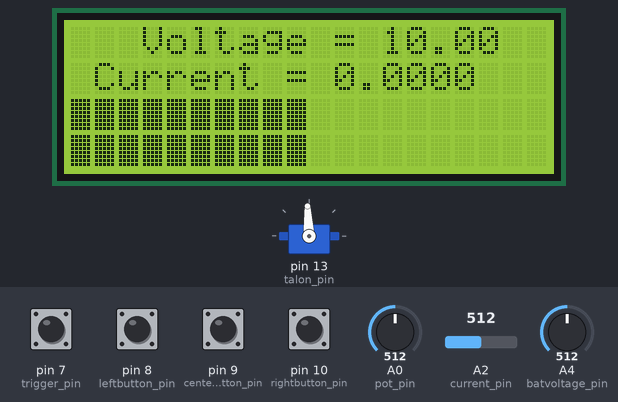
This sketch was run on a simulated Arduino Nano, built with avr-gcc and run on an emulated ATmega328P. Shown: servo, 20×4 character LCD. Inputs (shaded band) come from the test bench; at power-on: pin 7 (trigger_pin), pin 8 (leftbutton_pin), pin 9 (centerbutton_pin), pin 10 (rightbutton_pin) HIGH, A0 (pot_pin) = 512, A2 (current_pin) = 512, A4 (batvoltage_pin) = 512. What the sketch prints to the serial monitor is not drawn.

Above: at 1.2 s.
1.3 s: A0 (pot_pin) set to 716
At 2.5 s:
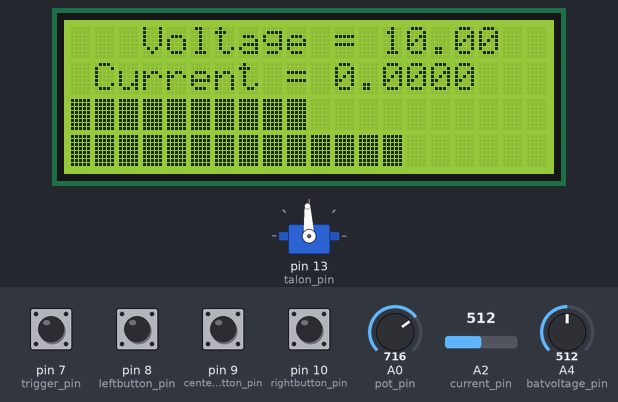
2.8 s: pin 7 (trigger_pin) pulled LOW for 1 s
At 3.59 s:
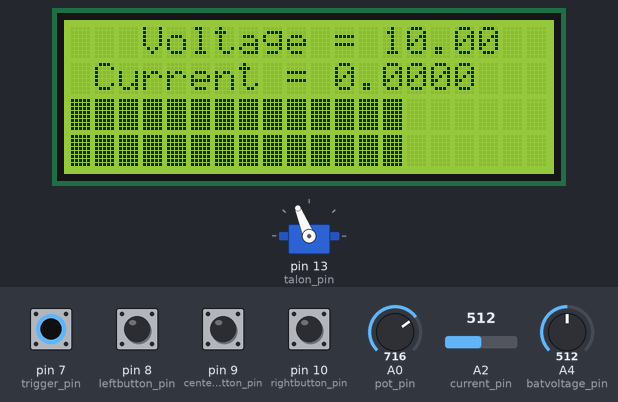
5.8 s: A0 (pot_pin) set to 900
At 7.0 s:
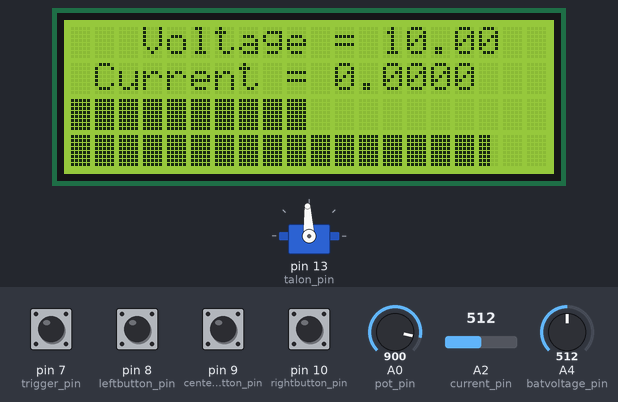
7.3 s: pin 7 (trigger_pin) pulled LOW for 1 s
At 8.43 s:
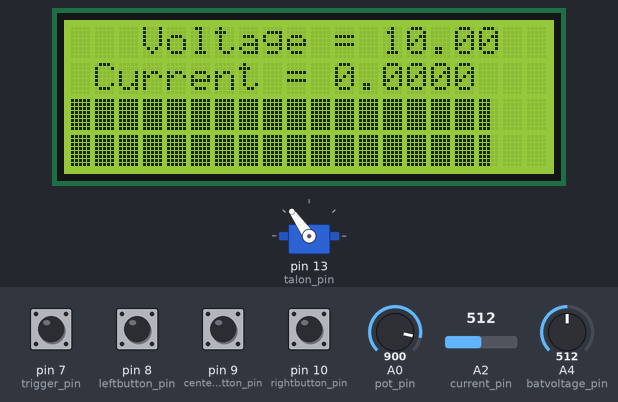
8.9 s: pin 7 (trigger_pin) pulled LOW for 0.15 s
At 9.37 s:
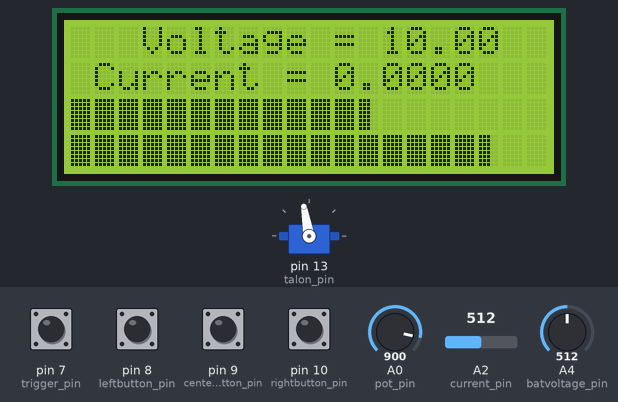
11.0 s: A0 (pot_pin) set to 0
At 12.1 s:
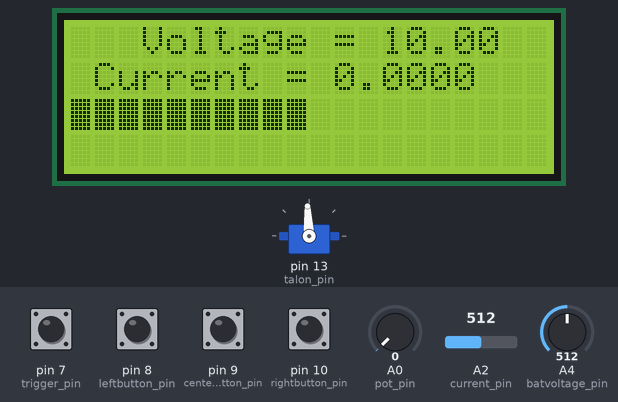
Timing chart, 0 to 13.5 s (numbered marks = the images above; inputs shaded):
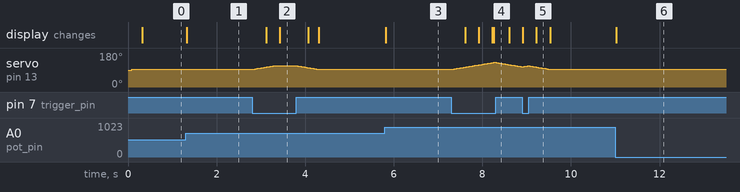

The sketch:

BombSquad_Motor_Tester.ino
```cpp
/* BombSquad Motor Tester
 *
 *  This program reads a potentiometer and runs a Victor or Talon motor controller from full
 *  forward to full reverse using PWM.  This program uses the servo library.  Since these
 *  motor controllers don't usepwm from 0 to 255 like servo, the range is
 *  modified to go from 1000 to 2000 with 1500 being neutral.  Adjustments must be made to
 *  the "map" function to calibrate the pot to the full range of the motor controller. There
 *  is also voltage and current monitoring for power display.
*/

//-------------------------------------------------------------------------------------------------------
#include <Servo.h>
#include <LiquidCrystal.h>
#include <LcdBarGraph.h>
//-------------------------------------------------------------------------------------------------------
const int talon_pin = 13;
const int trigger_pin = 7;
const int leftbutton_pin = 8;
const int centerbutton_pin = 9;
const int rightbutton_pin = 10;
const int pot_pin = A0;
const int current_pin = A2;
const int batvoltage_pin = A4;


Servo talon;                                   // declare servo object to control the victor

int potvalue = 0;                               // initiate "potvalue" as a variable
int mappedpotvalue = 0;
int displaypotvalue = 0;
int bargraphvalue = 0;
int bargraphvalue2 = 0;
int voltageval = 0;
float tmpv_value = 0;
float voltage = 0.0;
float dispvoltage = 0.0;
int tmpcval = 512;
float current = 0.0;
float dispcurrent = 0.0;
float power = 0;
int throttle = 1500;
int trigger = 1;
int dispbutton1 = 0;
int dispbutton2 = 0;
int dispbutton3 = 0;
int rate_accel = 5;
int accel_inc = 5;
int rate_decel = 5;
int decel_inc = 5;

const int rs = 12, en = 11, d4 = 5, d5 = 4, d6 = 3, d7 = 2;
LiquidCrystal lcd(rs, en, d4, d5, d6, d7);
byte lcdNumCols = 20;                            // number of columns in the LCD

LcdBarGraph lbg1(&lcd, 20, 0, 2);
LcdBarGraph lbg0(&lcd, 20, 0, 3);                 // creating bar graph instance, format is (&lcd, lcdNumCols, start X, start Y). So (&lcd, 16, 0, 1) would set the bargraph length to 16 columns and start the bargraph at column 0 on row 1.

byte PWM_PIN = 6;

int pwm_value;

const int numReadings = 20;               // the number of points to average
int readings[numReadings];                 // the readings from the analog input
int readIndex = 0;                         // the index of the current reading
int total = 0;                             // the running total
int avg_cur = 0;                           // the average

byte adjPWM = 5;                           // increment of adjustment
unsigned long changeIntervalMillis = 10;
unsigned long prevChangeMillis = 0;

int motorPWM=1500;

//-------------------------------------------------------------------------------------------------------
void setup() {                                    // put your setup code here, to run once:
  talon.attach(talon_pin);                              // attaches the servo on pin 9 to the servo object
  Serial.begin(115200);                             // initialize serial communications at 9600 bps:
  lcd.begin(20, 4);                               // set up the LCD's number of columns and rows:
  lcd.clear();
  pinMode(trigger_pin, INPUT_PULLUP);
  pinMode(leftbutton_pin, INPUT_PULLUP);
  pinMode(centerbutton_pin, INPUT_PULLUP);
  pinMode(rightbutton_pin, INPUT_PULLUP);
  pinMode(PWM_PIN, INPUT);
  for (int thisReading = 0; thisReading < numReadings; thisReading++) // this starts the array out
  {readings[thisReading] = 0;                                         // with a fresh set of zeros
  }
}

//-------------------------------------------------------------------------------------------------------

void loop() {
    lcdprint();                                   // This loop prints info to the 20 x 4 LCD
	serprint();                                   // This loop transmits debugging data to the serial port
	read_pot();                                   // This loop reads the potentiometer
    read_buttons();                               // This loops read all the buttons
	map_pot();                                    // This loop reads the input from the pot
	drive_pwm_smooth();                           // This loop sends PWM to the speed controller with acc/dec funtions
    cvpmont();                                    // This loop reads the voltage and current circuits and calculates power
    //PWMdetect();                                // This loop reads the PWM from D6 for testing/debugging(slows the program down badly)
}

void lcdprint() {
  lcd.setCursor(3,0);
  lcd.print("Voltage = ");
  lcd.setCursor(13,0);
  lcd.print(dispvoltage);
  //lcd.setCursor(14,1);
  //lcd.print(" ");
  lcd.setCursor(1,1);
  lcd.print("Current = ");
  lcd.setCursor(11,1);
  lcd.print(dispcurrent);
  //lcd.setCursor(5,2);
  //lcd.print("PWM = ");
  //lcd.setCursor(11,2);
  //lcd.print(motorPWM);
  lbg1.drawValue(bargraphvalue2, 1000);  // output
  lbg0.drawValue(bargraphvalue, 1000);   // setpoint
}

void serprint() {
  Serial.print("T=");
  Serial.print(trigger);
	Serial.print(" L=");
	Serial.print(dispbutton1);
  Serial.print(" C=");
  Serial.print(dispbutton2);
	Serial.print(" R=");
	Serial.print(dispbutton3);
	Serial.print(" POT=");                         // print out the potentiometer value you read:
  Serial.print(potvalue);
	Serial.print("  Throt=");
	Serial.print(motorPWM);
  Serial.print("  MappedPotValue=");
  Serial.print(mappedpotvalue);
  Serial.print("  Batt=");
  Serial.print(voltage); Serial.print("V");
  Serial.print("  Current=");
  Serial.print(current); Serial.print("A");
	Serial.print("  rawCurrent=");
	Serial.print(tmpcval); Serial.print("A");
  Serial.print("  Power=");
  Serial.println(power); Serial.println("W");
}

void read_pot() {
  potvalue = analogRead(pot_pin);                        // read the input on analog pin 0 and write to var potvalue:
  displaypotvalue = map(potvalue, 5, 1017, 1000, 2000);
  bargraphvalue = displaypotvalue - 1000;                    //Display speed on lcd in graph form
  //float voltage = potvalue * (5.0 / 1023.0);           // Convert the analog reading (which goes from 0 - 1023) to a voltage (0 - 5V):
}

void read_buttons() {
trigger = digitalRead(trigger_pin);
dispbutton1 = digitalRead(leftbutton_pin);
dispbutton2 = digitalRead(centerbutton_pin);
dispbutton3 = digitalRead(rightbutton_pin);
};

void map_pot() {
  if(trigger == 0) {
     mappedpotvalue = map(potvalue, 5, 1017, 1000, 2000);       //1000:full rev  1500:neutral  2000:full forward
  }
  else {
     mappedpotvalue = 1500;
  }
}


void drive_pwm_smooth() {
if (millis() - prevChangeMillis >= changeIntervalMillis) {
	prevChangeMillis += changeIntervalMillis;
	if (motorPWM > mappedpotvalue) {
		motorPWM -= adjPWM;
	}
	else if (motorPWM < mappedpotvalue) {
		motorPWM += adjPWM;
	}
	talon.writeMicroseconds(motorPWM);
	bargraphvalue2 = motorPWM - 1000;
}
}

void cvpmont() {
//-------CURRENT----------------------
  tmpcval = analogRead(current_pin);
  total = total - readings[readIndex];                   // subtract the last reading:
  readings[readIndex] = tmpcval;                         // read from the sensor:
  total = total + readings[readIndex];                   // add the reading to the total:
  readIndex = readIndex + 1;                             // advance to the next position in the array:
   if (readIndex >= numReadings) {                       // if we're at the end of the array...
     readIndex = 0;                                      // ...wrap around to the beginning:
   }
  avg_cur = total / numReadings;
  current = ((((avg_cur * (5000 / 1023.0))-2500)/66));
  dispcurrent = round(current*100)/100;
//-------VOLTAGE----------------------
  voltageval = analogRead(batvoltage_pin);
  tmpv_value = (voltageval * 5.0) / 1024.0;
  voltage = tmpv_value / (30000.0/(100000.0+30000.0));
  dispvoltage = round(voltage*100)/100;
//-------POWER------------------------
  power = current*voltage;
  delay(1);
}

void PWMdetect() {
  pwm_value = pulseIn(PWM_PIN, HIGH);
}
```

Measured:
- after the input at 1.3 s, the display: changes at once (image 1)
- after the input at 5.8 s, the display: changes at once (image 3)
- after the input at 7.3 s, servo on pin 13 (talon_pin): rises from 93° to 130° in 0.94 s, then falls to 107° in 0.63 s; the display: first changes after 0.32 s (image 4 shows a later state)
- after the input at 8.9 s, the display: first differs from a run without the input after 0.32 s (image 5)
- after the input at 11.0 s, the display: changes at once (image 6)
